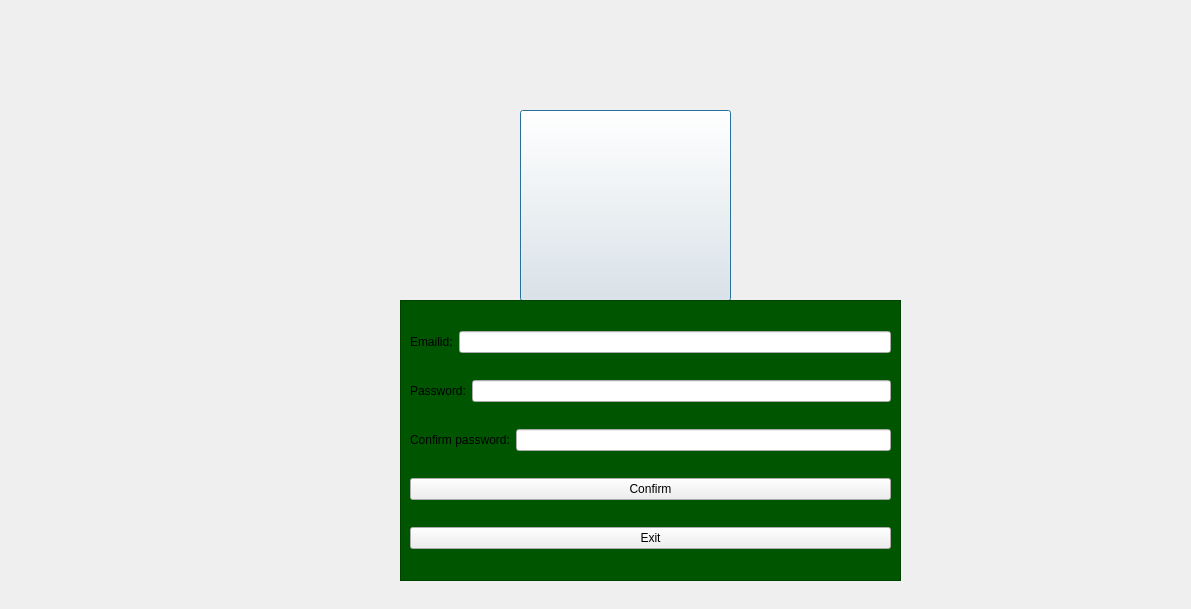
<?xml version="1.0" encoding="UTF-8"?>
<ui version="4.0">
 <class>Dialog</class>
 <widget class="QDialog" name="Dialog">
  <property name="geometry">
   <rect>
    <x>0</x>
    <y>0</y>
    <width>1191</width>
    <height>609</height>
   </rect>
  </property>
  <property name="windowTitle">
   <string>Dialog</string>
  </property>
  <widget class="QPushButton" name="pushButton">
   <property name="geometry">
    <rect>
     <x>520</x>
     <y>110</y>
     <width>211</width>
     <height>191</height>
    </rect>
   </property>
   <property name="styleSheet">
    <string notr="true">QPushButton
{
background-image:url(&quot;C:/Users/shruthi/OneDrive/Documents/Loginform/signup1.png&quot;);
}</string>
   </property>
   <property name="text">
    <string/>
   </property>
  </widget>
  <widget class="QFrame" name="frame">
   <property name="geometry">
    <rect>
     <x>400</x>
     <y>300</y>
     <width>501</width>
     <height>281</height>
    </rect>
   </property>
   <property name="styleSheet">
    <string notr="true">QFrame
{
background:#005500;
}</string>
   </property>
   <property name="frameShape">
    <enum>QFrame::StyledPanel</enum>
   </property>
   <property name="frameShadow">
    <enum>QFrame::Raised</enum>
   </property>
   <layout class="QVBoxLayout" name="verticalLayout">
    <item>
     <layout class="QHBoxLayout" name="horizontalLayout">
      <item>
       <widget class="QLabel" name="label">
        <property name="text">
         <string>Emailid:</string>
        </property>
       </widget>
      </item>
      <item>
       <widget class="QLineEdit" name="lineEdit"/>
      </item>
     </layout>
    </item>
    <item>
     <layout class="QHBoxLayout" name="horizontalLayout_2">
      <item>
       <widget class="QLabel" name="label_2">
        <property name="text">
         <string>Password:</string>
        </property>
       </widget>
      </item>
      <item>
       <widget class="QLineEdit" name="lineEdit_2"/>
      </item>
     </layout>
    </item>
    <item>
     <layout class="QHBoxLayout" name="horizontalLayout_3">
      <item>
       <widget class="QLabel" name="label_3">
        <property name="text">
         <string>Confirm password:</string>
        </property>
       </widget>
      </item>
      <item>
       <widget class="QLineEdit" name="lineEdit_3"/>
      </item>
     </layout>
    </item>
    <item>
     <widget class="QPushButton" name="Confirm">
      <property name="text">
       <string>Confirm</string>
      </property>
     </widget>
    </item>
    <item>
     <widget class="QPushButton" name="Exit">
      <property name="text">
       <string>Exit</string>
      </property>
     </widget>
    </item>
   </layout>
  </widget>
 </widget>
 <resources/>
 <connections/>
</ui>
